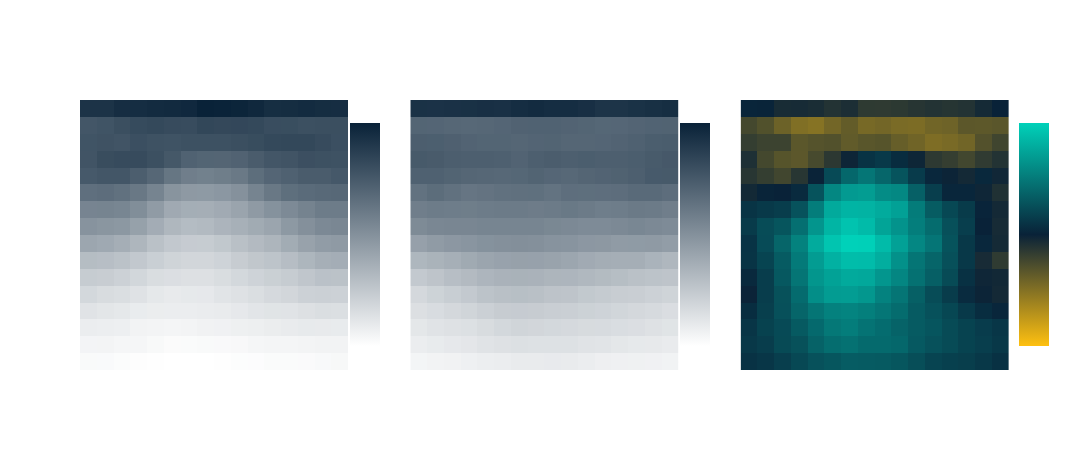

Source (notebook cell):
### Markdown cell above
## Per-Bin Mean Intensity Visualization

Reshapes the 256 per-bin means into a 16x16 spatial grid for each class and plots three heatmaps: mean intensity for benign, mean intensity for malignant, and the difference between the two. The difference map highlights which spatial regions of the image differ most between classes, with red indicating higher intensity in malignant and blue indicating higher intensity in benign.

### Code cell
grid_size = int(np.sqrt(len(per_bin_means)))  # 16

benign_grid = np.array([
    per_bin_means[f'pixel_{i}']['0']['mean'] for i in range(len(per_bin_means))
]).reshape(grid_size, grid_size)

malignant_grid = np.array([
    per_bin_means[f'pixel_{i}']['1']['mean'] for i in range(len(per_bin_means))
]).reshape(grid_size, grid_size)

diff_grid = malignant_grid - benign_grid

vmin = min(benign_grid.min(), malignant_grid.min())
vmax = max(benign_grid.max(), malignant_grid.max())
diff_abs_max = float(np.abs(diff_grid).max())

SEQUENTIAL_SCALE = [[0, "#FFFFFF"], [1, RHINO_NAVY]]

fig = make_subplots(rows=1, cols=3, subplot_titles=("Benign (0)", "Malignant (1)", "Difference (malignant - benign)"))

fig.add_trace(go.Heatmap(z=benign_grid, colorscale=SEQUENTIAL_SCALE, zmin=vmin, zmax=vmax, colorbar=dict(x=0.28, len=0.9)), row=1, col=1)
fig.add_trace(go.Heatmap(z=malignant_grid, colorscale=SEQUENTIAL_SCALE, zmin=vmin, zmax=vmax, colorbar=dict(x=0.635, len=0.9)), row=1, col=2)
fig.add_trace(go.Heatmap(z=diff_grid, colorscale=DIVERGING_SCALE, zmid=0, zmin=-diff_abs_max, zmax=diff_abs_max, colorbar=dict(x=1.0, len=0.9)), row=1, col=3)

for col in (1, 2, 3):
    fig.update_yaxes(autorange="reversed", showticklabels=False, row=1, col=col)
    fig.update_xaxes(showticklabels=False, row=1, col=col)

fig.update_layout(
    title_text="Per-Bin Mean Intensity by Class",
    height=450, width=1200,
    **_TRANSPARENT,
)
fig.show()
print("Finished Plotting Per-Bin Mean Intensity Heatmaps.")

### Figure 1 — Plotly figure (JSON) as saved in the notebook; plotly's stock layout.template omitted (floating-point values rounded to 4 significant figures; data arrays with more than 128 entries replaced by an {"elided": "..."} marker saying what was removed)
{"data": [{"colorbar": {"len": 0.9, "x": 0.28}, "colorscale": [[0, "#FFFFFF"], [1, "#092238"]], "type": "heatmap", "xaxis": "x", "yaxis": "y", "z": {"elided": "16x16 float values"}, "zmax": 152.6, "zmin": 27.3}, {"colorbar": {"len": 0.9, "x": 0.635}, "colorscale": [[0, "#FFFFFF"], [1, "#092238"]], "type": "heatmap", "xaxis": "x2", "yaxis": "y2", "z": {"elided": "16x16 float values"}, "zmax": 152.6, "zmin": 27.3}, {"colorbar": {"len": 0.9, "x": 1}, "colorscale": [[0, "#FEC010"], [0.5, "#092238"], [1, "#00D1B9"]], "type": "heatmap", "xaxis": "x3", "yaxis": "y3", "z": {"elided": "16x16 float values"}, "zmax": 34.1, "zmid": 0, "zmin": -34.1}], "layout": {"annotations": [{"font": {"size": 16}, "showarrow": false, "text": "Benign (0)", "x": 0.1444, "xanchor": "center", "xref": "paper", "y": 1, "yanchor": "bottom", "yref": "paper"}, {"font": {"size": 16}, "showarrow": false, "text": "Malignant (1)", "x": 0.5, "xanchor": "center", "xref": "paper", "y": 1, "yanchor": "bottom", "yref": "paper"}, {"font": {"size": 16}, "showarrow": false, "text": "Difference (malignant - benign)", "x": 0.8556, "xanchor": "center", "xref": "paper", "y": 1, "yanchor": "bottom", "yref": "paper"}], "font": {"color": "white"}, "height": 450, "paper_bgcolor": "rgba(0,0,0,0)", "plot_bgcolor": "rgba(0,0,0,0)", "title": {"text": "Per-Bin Mean Intensity by Class"}, "width": 1200, "xaxis": {"anchor": "y", "domain": [0, 0.2889], "showticklabels": false}, "xaxis2": {"anchor": "y2", "domain": [0.3556, 0.6444], "showticklabels": false}, "xaxis3": {"anchor": "y3", "domain": [0.7111, 1], "showticklabels": false}, "yaxis": {"anchor": "x", "autorange": "reversed", "domain": [0, 1], "showticklabels": false}, "yaxis2": {"anchor": "x2", "autorange": "reversed", "domain": [0, 1], "showticklabels": false}, "yaxis3": {"anchor": "x3", "autorange": "reversed", "domain": [0, 1], "showticklabels": false}}}
